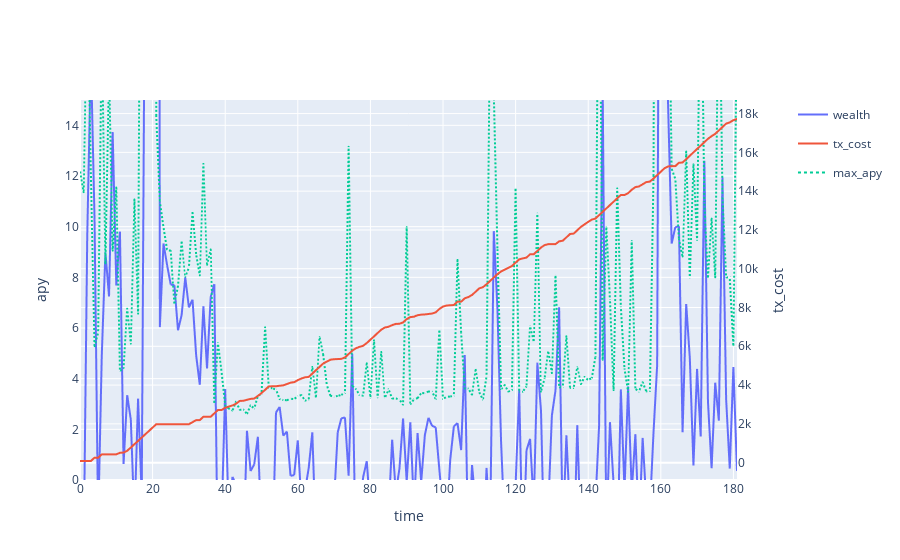

Notebook code for this chart:
### Code cell
backtest['pnl']["tx_cost"].iloc[0] = 0.001
cum_tx_cost = backtest['pnl']["tx_cost"].cumsum()
apy = (backtest['pnl']['wealth'] / backtest['pnl']['wealth'].shift(1) -1)*365/1*100
max_apy = backtest['full_apy'].max(axis=1)*100
max_apy.name = 'max_apy'

subfig = make_subplots(specs=[[{"secondary_y": True}]])

# create two independent figures with px.line each containing data from multiple columns
fig = px.line(apy,render_mode="webgl",)
fig3 = px.line(max_apy, render_mode="webgl")
fig3.update_traces(line={"dash": 'dot'})
fig2 = px.line(cum_tx_cost, render_mode="webgl",)
fig2.update_traces(yaxis="y2")
subfig.add_traces(fig.data + fig2.data + fig3.data)
subfig.layout.xaxis.title = "time"
subfig.layout.yaxis.title = "apy"
subfig.layout.yaxis.range = [0, 15]
subfig.layout.yaxis2.title = "tx_cost"

# recoloring is necessary otherwise lines from fig und fig2 would share each color
# e.g. Linear-, Log- = blue; Linear+, Log+ = red... we don't want this
subfig.for_each_trace(lambda t: t.update(line=dict(color=t.marker.color)))
subfig.show()

print(filename)
apy.mean()

### Figure 1 — Plotly figure (JSON) as saved in the notebook; plotly's stock layout.template omitted (floating-point values rounded to 4 significant figures; data arrays with more than 128 entries replaced by an {"elided": "..."} marker saying what was removed)
{"data": [{"hovertemplate": "variable=wealth<br>index=%{x}<br>value=%{y}<extra></extra>", "legendgroup": "wealth", "line": {"dash": "solid"}, "marker": {"symbol": "circle"}, "mode": "lines", "name": "wealth", "showlegend": true, "type": "scattergl", "x": {"elided": "182 int values"}, "xaxis": "x", "y": {"elided": "182 float values"}, "yaxis": "y"}, {"hovertemplate": "variable=tx_cost<br>index=%{x}<br>value=%{y}<extra></extra>", "legendgroup": "tx_cost", "line": {"dash": "solid"}, "marker": {"symbol": "circle"}, "mode": "lines", "name": "tx_cost", "showlegend": true, "type": "scattergl", "x": {"elided": "182 int values"}, "xaxis": "x", "y": {"elided": "182 float values"}, "yaxis": "y2"}, {"hovertemplate": "variable=max_apy<br>index=%{x}<br>value=%{y}<extra></extra>", "legendgroup": "max_apy", "line": {"dash": "dot"}, "marker": {"symbol": "circle"}, "mode": "lines", "name": "max_apy", "showlegend": true, "type": "scattergl", "x": {"elided": "182 int values"}, "xaxis": "x", "y": {"elided": "182 float values"}, "yaxis": "y"}], "layout": {"xaxis": {"anchor": "y", "domain": [0, 0.94], "title": {"text": "time"}}, "yaxis": {"anchor": "x", "domain": [0, 1], "range": [0, 15], "title": {"text": "apy"}}, "yaxis2": {"anchor": "x", "overlaying": "y", "side": "right", "title": {"text": "tx_cost"}}}}
